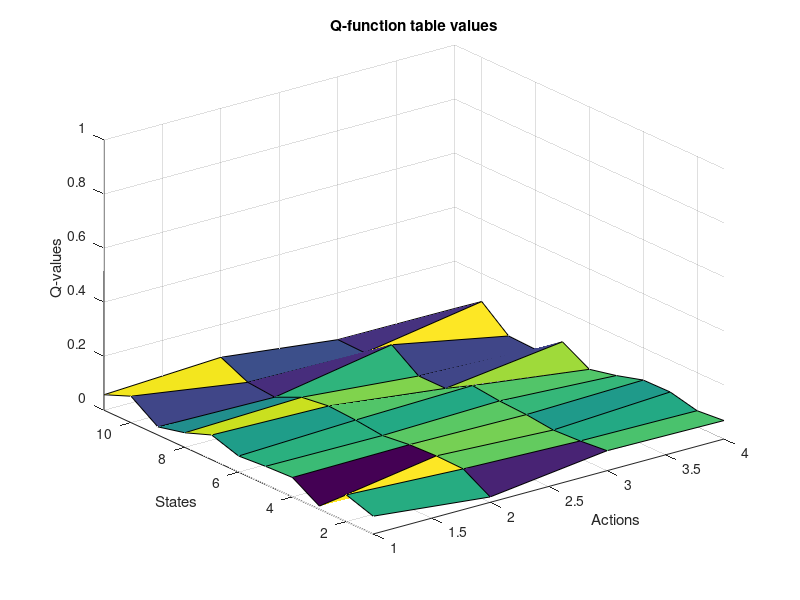

MATLAB code to generate this figure:
function initQ
%INITQ Summary of this function goes here
%   Detailed explanation goes here

qTable = 0.01 + (0.1-0.01)*rand(11,4);

figure
surf(qTable)
title('Q-function table values')
xlabel('Actions')
ylabel('States')
zlabel('Q-values')
%axis = [xmin,xmax,ymin,ymax,zmin,zmax]
axis([1,4,1,11,0,1])

end

